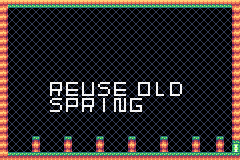

This is a level from a 2D game, rendered from its Tiled map with the project's own tilesets. A one-line summary and the map file follow, with tile-layer data summarised:
An orthogonal 30x20 tile map with 8x8 px tiles, 2 tile layers (Kachelebene 1, Kachelebene 3), 1 hidden layer not drawn, 2 tilesets.

<map version="1.2" tiledversion="1.2.4" orientation="orthogonal" renderorder="right-down" width="30" height="20" tilewidth="8" tileheight="8" infinite="0" nextlayerid="4" nextobjectid="1">
 <tileset firstgid="1" name="world" tilewidth="8" tileheight="8" tilecount="64" columns="8">
  <image source="../images/world.png" width="64" height="64" />
 </tileset>
 <tileset firstgid="65" name="alpha" tilewidth="8" tileheight="8" tilecount="144" columns="12">
  <image source="../images/alpha.png" width="96" height="96" />
 </tileset>
 <layer id="1" name="Kachelebene 1" width="30" height="20">
  <data>[600 cells, 600 non-empty, 10 distinct tile ids]</data>
 </layer>
 <layer id="2" name="Kachelebene 2" width="30" height="20" visible="0">
  <properties>
   <property name="logic" type="bool" value="true" />
  </properties>
  <data>[600 cells, 110 non-empty, 4 distinct tile ids]</data>
 </layer>
 <layer id="3" name="Kachelebene 3" width="30" height="20">
  <data>[600 cells, 56 non-empty, 44 distinct tile ids]</data>
 </layer>
</map>
